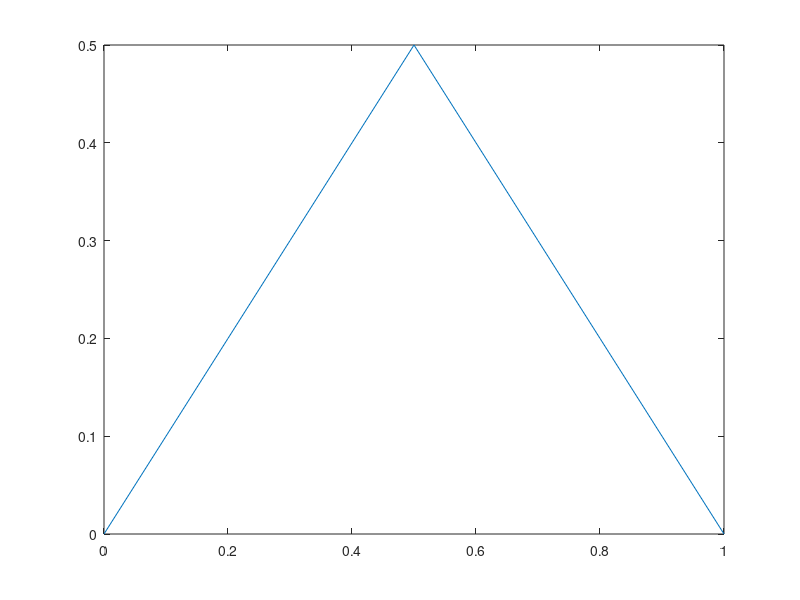
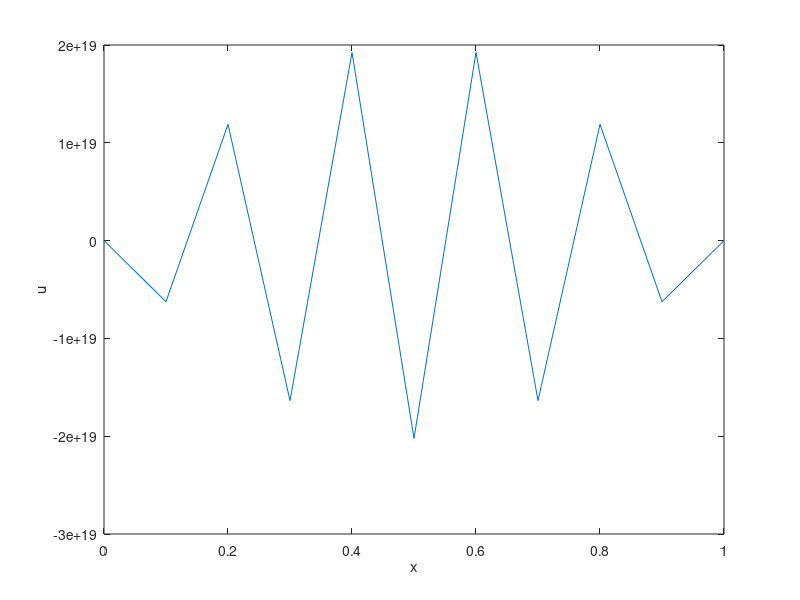

These figures' MATLAB source, in order:
% problem 6

dt = 0.006 ;
dx = 0.1;
xstart = 0;
xend = 1;
tstart = 0;
tend = 1;

t = tstart:dt:tend;
x = xstart:dx:xend;

nnodes = 1/dx + xend;

% create the initial condition
xnodes = dx*[0:nnodes-1]';
u0 = 0.5 - abs(xnodes-0.5);

figure()
plot(xnodes, u0);

tcur = tstart;
uold = u0;
ucur = uold;
while (tcur<tend)
    tcur = tcur + dt;
    
    for i=2:nnodes-1
        ucur(i) = uold(i) + dt/(dx*dx)*(uold(i+1) - 2*uold(i) + uold(i-1));
    end
    
    disp(tcur)
    uold = ucur;
    
end

figure()
plot(xnodes, ucur);
xlabel('x')
ylabel('u')
%ylim([0,0.5])

max(ucur)
